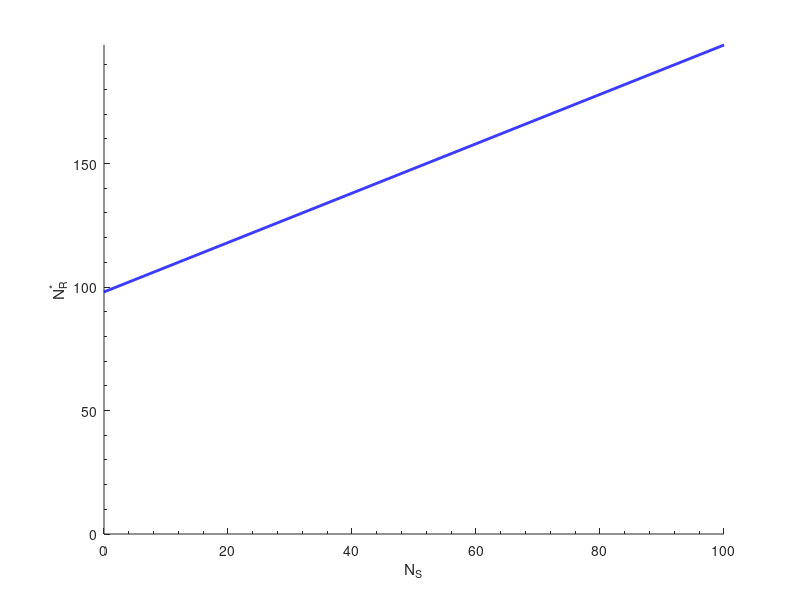

Here is the MATLAB script that generated this plot:
%   Ep  <--->  E            Rates: k_f, k_r (Reverse rx activated by R)
%    |   ^                  
%    |    \
%    \    |
%    -->  R   -->                      R: Response
%   k_b   ^   k_d
%         | k_s
%         S                            S: Signal

% Simulating mutual activation switch process for R: 
% k_b: R synthesis, 1st order process wrt Ep (but Ep is not consummed)
% k_b: ALTERNATIVE IMPLEMENTATION: R synthesis, 0th order process, UPregulated by Ep
% k_d: R degradation, 1st order process wrt R
% k_s: R synthesis, 1st order process wrt S
% k_s: ALTERNATIVE IMPLEMENTATION: R synthesis, 0th order process, UPregulated by S
% k_f: E synthesis
% k_r: Ep synthesis (but R is not consummed)

% Note: Assume number of S molecules/agents is NOT changing (eg, S is DNA molecules)

% Author: Alex Plakantonakis,   Copyright (c) 2019.           License: GNU GPLv3

%% Declare variables and functions
clear;                          clc; 

global agents k_b k_d k_s k_f k_r S;

agents = 100;
k_b = 0.01;                        % 0th order R synthesis rate, UPregulated by Ep
k_d = 0.01;                       % 1st order degradation rate (units: 1/sec)
k_s = 0.01;                        % 0th order R synthesis rate UPregulated by S
k_f = 0.1;                           % basal forward rate (1st order)
k_r = 0.05;                        % basal reverse rate (1st order)

S_array = 0:0.1:100;

R_ss = zeros(1,size(S_array,2));

for s=1:size(S_array,2)
    
    S = S_array(s);
    
    % Clumped parameters for determining R_ss
    a = 1;
    b = - k_s/k_d * S + k_f/k_r - k_b/k_d * agents;
    c = - k_f*k_s / (k_r*k_d);

    R_ss_exact(1) = (-b + sqrt(b^2 - 4*a*c)) / (2*a);
    R_ss_exact(2) = (-b - sqrt(b^2 - 4*a*c)) / (2*a);
    R_ss(s) = R_ss_exact(find(R_ss_exact>0));
        
end             % end 'for s' loop
%% Plot
fig1 = figure('Name','SR curve','NumberTitle','off');
set(fig1,'Position',[501 1 500 406]);                       hold on;

plot(S_array,R_ss,'-b','LineWidth',2);

axis([S_array(1) S_array(end) 0 max(max(R_ss))]);        hold off;
set(gca,'XMinorTick','on','YMinorTick','on','Box','off');
xlabel('N_S');         ylabel('N_R^*');         
%% Finish
clear fig* leg* p* i h s